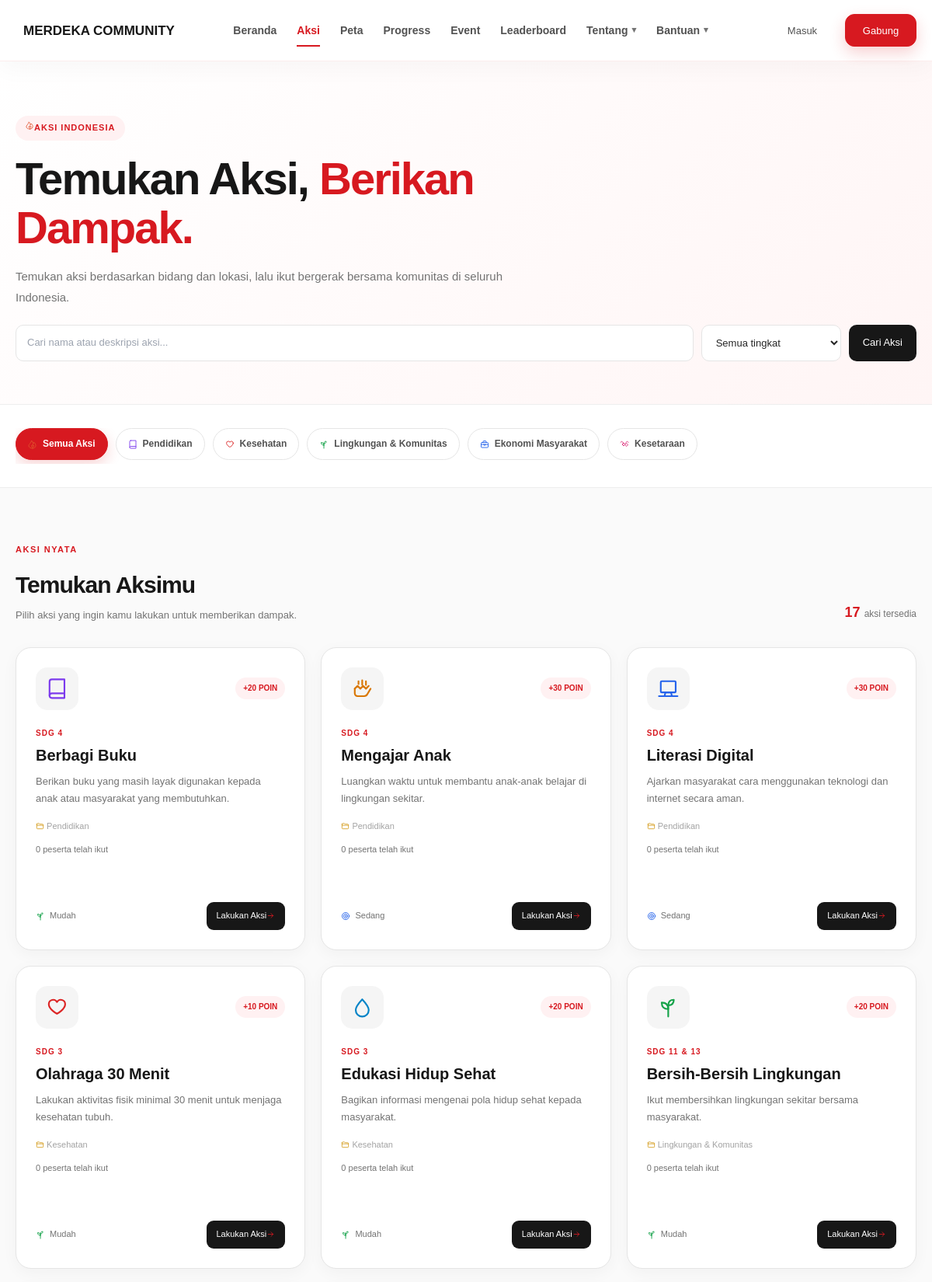
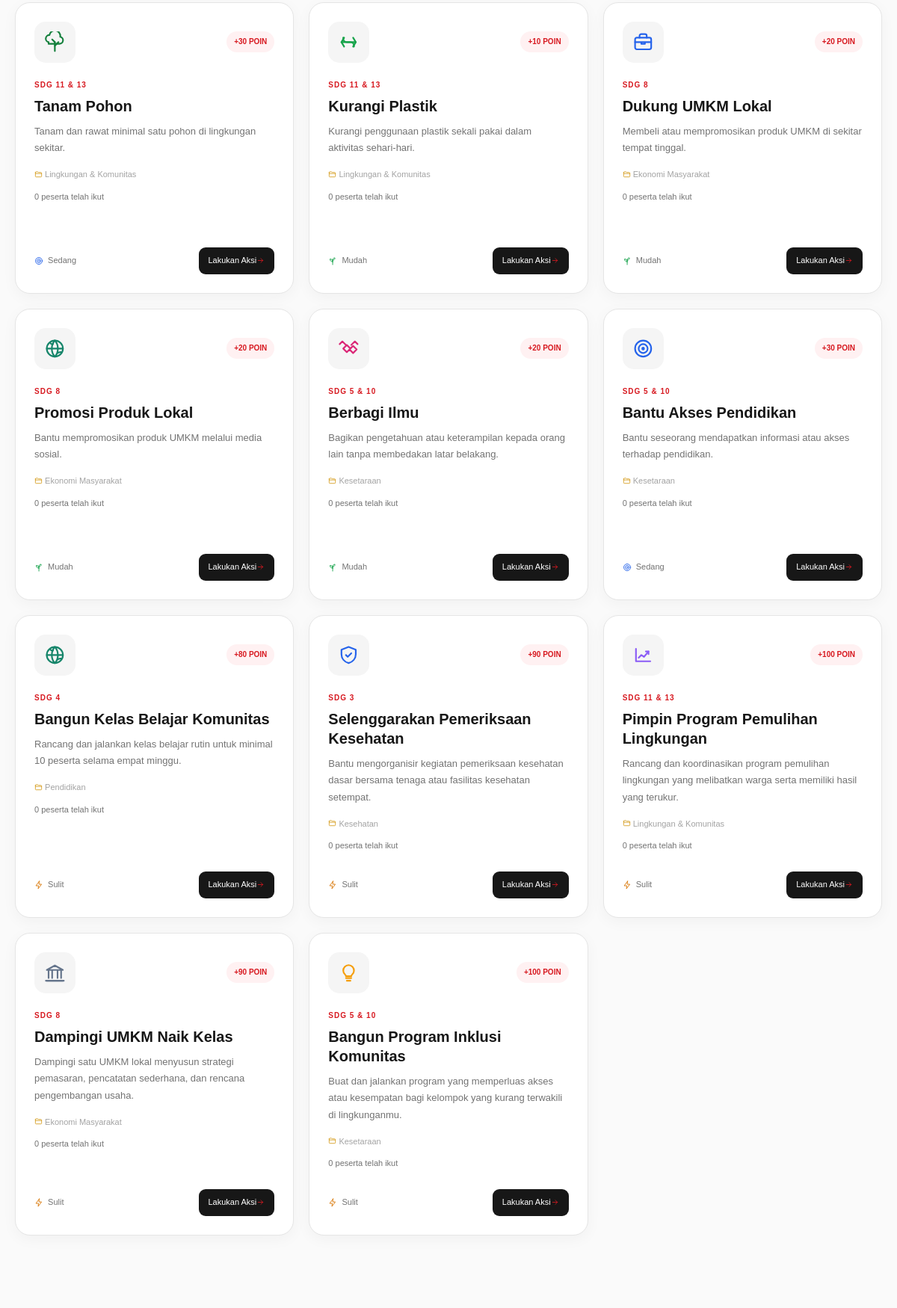
/pages/aksi.php (upper part), run on the app's committed database (2 pictures, top to bottom).
### tables this page shows
CREATE TABLE `kategori` (
  `id` int NOT NULL,
  `nama_kategori` varchar(100) NOT NULL,
  `icon` varchar(50) DEFAULT NULL,
  `warna` varchar(20) DEFAULT NULL,
  `sdg` varchar(100) DEFAULT NULL,
  `deskripsi` text
);

CREATE TABLE `aksi` (
  `id` int NOT NULL,
  `kategori_id` int NOT NULL,
  `nama_aksi` varchar(150) NOT NULL,
  `deskripsi` text NOT NULL,
  `poin` int DEFAULT '10',
  `tingkat_kesulitan` enum('Mudah','Sedang','Sulit') DEFAULT 'Mudah',
  `created_at` timestamp NULL DEFAULT CURRENT_TIMESTAMP
);

### pages/aksi.php (the view, shortened to what this page needs)
<?php
require_once "../config/database.php";
$kategoriId = isset($_GET['kategori'])
    ? (int) $_GET['kategori']
    : 0;
$kataKunci = trim($_GET['q'] ?? '');
$queryKategori = mysqli_query(
    $conn,
    "SELECT * FROM kategori ORDER BY id ASC"
);
$kategoriDipilih = null;
$querySql = "SELECT
                aksi.*,
                kategori.nama_kategori,
                kategori.icon,
                kategori.sdg,
                (
                    SELECT COUNT(*)
                    FROM aksi_user
                    WHERE aksi_user.aksi_id = aksi.id
                    AND aksi_user.status = 'disetujui'
                ) AS total_peserta
             FROM aksi
             INNER JOIN kategori
                ON aksi.kategori_id = kategori.id";
$querySql .= ' ORDER BY aksi.id ASC';
$stmtAksi = mysqli_prepare($conn, $querySql);
mysqli_stmt_execute($stmtAksi);
$queryAksi = mysqli_stmt_get_result($stmtAksi);
$totalAksi = mysqli_num_rows($queryAksi);
?>
<!DOCTYPE html>
<html lang="id">
<head>
    <link
        rel="stylesheet"
        href="../assets/css/style.css"
    >
    <link rel="stylesheet" href="../assets/css/pages.css">
</head>
<body class="aksi-page">
<?php $basePath = '../'; require __DIR__ . '/../includes/navbar.php'; ?>
<section class="aksi-hero">
    <div class="container">
        <div class="aksi-hero-content">
            <div class="aksi-badge">
            </div>
            <?php if ($kategoriDipilih): ?>
                <h1>
                    Aksi untuk
                    <span>
                        <?= htmlspecialchars(
                            $kategoriDipilih['nama_kategori']
                        ) ?>
                    </span>
                </h1>
                <p>
                    <?= htmlspecialchars(
                        $kategoriDipilih['deskripsi']
                    ) ?>
                    Pilih aksi yang dapat kamu lakukan
                    dan jadilah bagian dari perubahan
                    untuk Indonesia.
                </p>
            <?php else: ?>
                <h1>
                    Temukan Aksi,
                    <span>Berikan Dampak.</span>
                </h1>
                <p>
                    Temukan aksi berdasarkan bidang dan lokasi,
                    lalu ikut bergerak bersama komunitas di seluruh Indonesia.
                </p>
            <?php endif; ?>
        </div>
        <form method="get" class="aksi-search">
            <input
                type="search"
                name="q"
                value="<?= htmlspecialchars($kataKunci) ?>"
                placeholder="Cari nama atau deskripsi aksi..."
                aria-label="Cari aksi"
            >
            <select name="tingkat" aria-label="Filter tingkat kesulitan">
                <option value="">Semua tingkat</option>
            </select>
            <button type="submit">Cari Aksi</button>
        </form>
    </div>
</section>
<section class="kategori-filter">
    <div class="container">
        <div class="kategori-filter-list">
            <a
                href="aksi.php"
                class="kategori-filter-item
                <?= $kategoriId === 0
                    ? 'active'
                    : '' ?>"
            >
            </a>
            <?php
            mysqli_data_seek(
                $queryKategori,
                0
            );
            ?>
            <?php while (
                $kategori = mysqli_fetch_assoc(
                    $queryKategori
                )
            ): ?>
                <a
                    href="aksi.php?kategori=<?= $kategori['id'] ?>"
                    class="kategori-filter-item
                    <?= $kategoriId === (int) $kategori['id']
                        ? 'active'
                        : '' ?>"
                >
                    <?= htmlspecialchars(
                        $kategori['nama_kategori']
                    ) ?>
                </a>
            <?php endwhile; ?>
        </div>
    </div>
</section>
<section class="aksi-list-section">
    <div class="container">
        <div class="aksi-list-header">
            <div>
                <span class="section-label">
                    AKSI NYATA
                </span>
                <h2>
                    Temukan Aksimu
                </h2>
                <p>
                    Pilih aksi yang ingin kamu lakukan
                    untuk memberikan dampak.
                </p>
            </div>
            <div class="aksi-count">
                <strong>
                    <?= $totalAksi ?>
                </strong>
                aksi tersedia
            </div>
        </div>
        <?php if ($totalAksi > 0): ?>
            <div class="aksi-grid">
                <?php while (
                    $aksi = mysqli_fetch_assoc(
                        $queryAksi
                    )
                ): ?>
                    <article class="aksi-card">
                        <div class="aksi-card-top">
                            <div class="aksi-icon">
                            </div>
                            <div class="aksi-poin">
                                +<?= $aksi['poin'] ?>
                                POIN
                            </div>
                        </div>
                        <span class="aksi-sdg">
                            <?= htmlspecialchars(
                                $aksi['sdg']
                            ) ?>
                        </span>
                        <h3>
                            <?= htmlspecialchars(
                                $aksi['nama_aksi']
                            ) ?>
                        </h3>
                        <p class="aksi-card-description">
                            <?= htmlspecialchars(
                                $aksi['deskripsi']
                            ) ?>
                        </p>
                        <div class="aksi-category">
                            <?= htmlspecialchars(
                                $aksi['nama_kategori']
                            ) ?>
                        </div>
                        <div class="aksi-participants">
                            <?= number_format((int) $aksi['total_peserta'], 0, ',', '.') ?> peserta telah ikut
                        </div>
                        <div class="aksi-footer">
                            <div class="aksi-difficulty">
                                <?php
                                $difficultyClass =
                                    strtolower(
                                        $aksi[
                                            'tingkat_kesulitan'
                                        ]
                                    );
                                $difficultyIcon = match (
                                    $difficultyClass
                                ) {
                                    'mudah' => '🌱',
                                    'sedang' => '🎯',
                                    'sulit' => '⚡',
                                    default => '✦'
                                };
                                ?>
                                <span
                                    class="aksi-difficulty-dot
                                    <?= $difficultyClass ?>"
                                    aria-hidden="true"
                                ><?= $difficultyIcon ?></span>
                                <?= htmlspecialchars(
                                    $aksi[
                                        'tingkat_kesulitan'
                                    ]
                                ) ?>
                            </div>
                            <a
                            href="<?= isset($_SESSION['user_id'])
                                ? '../lakukan-aksi.php?aksi=' . $aksi['id']
                                : '../login.php?aksi=' . $aksi['id'] ?>"
                            class="aksi-button"
                        >
                            Lakukan Aksi →
                        </a>
                        </div>
                    </article>
                <?php endwhile; ?>
            </div>
        <?php endif; ?>
    </div>
</section>
<?php if (false): ?>
<footer class="footer">
    <div class="container footer-container">
        <div class="footer-brand">
            <div class="logo">
                <span class="logo-icon">
                    🇮🇩
                </span>
                Aksi Untuk Negeri
            </div>
            <p>
                Platform kampanye sosial untuk
                mengubah semangat kemerdekaan
                menjadi aksi nyata.
            </p>
        </div>
        <div class="footer-links">
            <h4>
                Jelajahi
            </h4>
            <a href="../index.php#aksi">
                Pilih Aksi
            </a>
            <a href="../index.php#progress">
                Progress
            </a>
            <a href="../index.php#tantangan">
                17 Hari
            </a>
            <a href="about.php">
                Tentang
            </a>
            <a href="faq.php">
                FAQ
            </a>
            <a href="contact.php">
                Kontak
            </a>
        </div>
        <div class="footer-links">
            <h4>
                Bergabung
            </h4>
            <a href="../login.php">
                Masuk
            </a>
            <a href="../register.php">
                Daftar
            </a>
        </div>
    </div>
    <div class="footer-bottom">
        <div class="container">
            <p>
                © <?= date('Y') ?>
                Aksi Untuk Negeri.
                Dibuat untuk Indonesia 🇮🇩
            </p>
        </div>
    </div>
</footer>
<?php endif; require __DIR__ . '/../includes/footer.php'; ?>
</body>
</html>

### assets/css/style.css (style rules this page uses)
* { margin: 0; padding: 0; box-sizing: border-box; }
html { scroll-behavior: smooth; }
body { font-family: var(--font-body); background: radial-gradient( circle at top, rgba(215, 25, 32, 0.06), transparent 24% ), linear-gradient(180deg, #f9f9f9 0%, #f5f5f5 100%); color: #171717; line-height: 1.6; }
a { text-decoration: none; color: inherit; }
button, input, textarea, select { font-family: inherit; }
input::placeholder, textarea::placeholder { color: #9ca3af; }
:root { --font-body: Arial, Helvetica, sans-serif; --red: #d71920; --red-dark: #b51218; --red-light: #fff1f2; --white: #ffffff; --black: #171717; --gray-900: #262626; --gray-700: #525252; --gray-500: #737373; --gray-300: #d4d4d4; --gray-200: #e5e5e5; --gray-100: #f5f5f5; --green: #16a34a; --yellow: #eab308; --blue: #2563eb; --purple: #9333ea; --shadow-sm: 0 4px 15px rgba(0, 0, 0, 0.05); --shadow-md: 0 10px 30px rgba(0, 0, 0, 0.08); --shadow-lg: 0 20px 50px rgba(0, 0, 0, 0.12); --radius-sm: 10px; --radius-md: 18px; --radius-lg: 28px; --container: 1180px; }
.container { width: min( var(--container), calc(100% - 40px) ); margin: 0 auto; }
.section-label { display: inline-block; margin-bottom: 12px; color: var(--red); font-size: 11px; font-weight: 900; letter-spacing: 1.5px; }
.btn, button, .aksi-button, .social-btn, .verify-btn, .auth-button { font-family: var(--font-body); font-weight: 400 !important; letter-spacing: normal; }

### data on the page
kategori: nama_kategori "Pendidikan"
kategori: nama_kategori "Kesehatan"
kategori: nama_kategori "Lingkungan & Komunitas"
kategori: nama_kategori "Ekonomi Masyarakat"
kategori: nama_kategori "Kesetaraan"
aksi: poin "20", kategori.sdg "SDG 4", nama_aksi "Berbagi Buku", deskripsi "Berikan buku yang masih layak digunakan kepada anak atau masyarakat yang membutuhkan.", kategori.nama_kategori "Pendidikan", total_peserta "0", tingkat_kesulitan "Mudah"
aksi: poin "30", kategori.sdg "SDG 4", nama_aksi "Mengajar Anak", deskripsi "Luangkan waktu untuk membantu anak-anak belajar di lingkungan sekitar.", kategori.nama_kategori "Pendidikan", total_peserta "0", tingkat_kesulitan "Sedang"
aksi: poin "30", kategori.sdg "SDG 4", nama_aksi "Literasi Digital", deskripsi "Ajarkan masyarakat cara menggunakan teknologi dan internet secara aman.", kategori.nama_kategori "Pendidikan", total_peserta "0", tingkat_kesulitan "Sedang"
aksi: poin "10", kategori.sdg "SDG 3", nama_aksi "Olahraga 30 Menit", deskripsi "Lakukan aktivitas fisik minimal 30 menit untuk menjaga kesehatan tubuh.", kategori.nama_kategori "Kesehatan", total_peserta "0", tingkat_kesulitan "Mudah"
aksi: poin "20", kategori.sdg "SDG 3", nama_aksi "Edukasi Hidup Sehat", deskripsi "Bagikan informasi mengenai pola hidup sehat kepada masyarakat.", kategori.nama_kategori "Kesehatan", total_peserta "0", tingkat_kesulitan "Mudah"
aksi: poin "20", kategori.sdg "SDG 11 & 13", nama_aksi "Bersih-Bersih Lingkungan", deskripsi "Ikut membersihkan lingkungan sekitar bersama masyarakat.", kategori.nama_kategori "Lingkungan & Komunitas", total_peserta "0", tingkat_kesulitan "Mudah"
aksi: poin "30", kategori.sdg "SDG 11 & 13", nama_aksi "Tanam Pohon", deskripsi "Tanam dan rawat minimal satu pohon di lingkungan sekitar.", kategori.nama_kategori "Lingkungan & Komunitas", total_peserta "0", tingkat_kesulitan "Sedang"
aksi: poin "10", kategori.sdg "SDG 11 & 13", nama_aksi "Kurangi Plastik", deskripsi "Kurangi penggunaan plastik sekali pakai dalam aktivitas sehari-hari.", kategori.nama_kategori "Lingkungan & Komunitas", total_peserta "0", tingkat_kesulitan "Mudah"
aksi: poin "20", kategori.sdg "SDG 8", nama_aksi "Dukung UMKM Lokal", deskripsi "Membeli atau mempromosikan produk UMKM di sekitar tempat tinggal.", kategori.nama_kategori "Ekonomi Masyarakat", total_peserta "0", tingkat_kesulitan "Mudah"
aksi: poin "20", kategori.sdg "SDG 8", nama_aksi "Promosi Produk Lokal", deskripsi "Bantu mempromosikan produk UMKM melalui media sosial.", kategori.nama_kategori "Ekonomi Masyarakat", total_peserta "0", tingkat_kesulitan "Mudah"
aksi: poin "20", kategori.sdg "SDG 5 & 10", nama_aksi "Berbagi Ilmu", deskripsi "Bagikan pengetahuan atau keterampilan kepada orang lain tanpa membedakan latar belakang.", kategori.nama_kategori "Kesetaraan", total_peserta "0", tingkat_kesulitan "Mudah"
aksi: poin "30", kategori.sdg "SDG 5 & 10", nama_aksi "Bantu Akses Pendidikan", deskripsi "Bantu seseorang mendapatkan informasi atau akses terhadap pendidikan.", kategori.nama_kategori "Kesetaraan", total_peserta "0", tingkat_kesulitan "Sedang"
aksi: poin "80", kategori.sdg "SDG 4", nama_aksi "Bangun Kelas Belajar Komunitas", deskripsi "Rancang dan jalankan kelas belajar rutin untuk minimal 10 peserta selama empat minggu.", kategori.nama_kategori "Pendidikan", total_peserta "0", tingkat_kesulitan "Sulit"
aksi: poin "90", kategori.sdg "SDG 3", nama_aksi "Selenggarakan Pemeriksaan Kesehatan", deskripsi "Bantu mengorganisir kegiatan pemeriksaan kesehatan dasar bersama tenaga atau fasilitas kesehatan setempat.", kategori.nama_kategori "Kesehatan", total_peserta "0", tingkat_kesulitan "Sulit"
aksi: poin "100", kategori.sdg "SDG 11 & 13", nama_aksi "Pimpin Program Pemulihan Lingkungan", deskripsi "Rancang dan koordinasikan program pemulihan lingkungan yang melibatkan warga serta memiliki hasil yang terukur.", kategori.nama_kategori "Lingkungan & Komunitas", total_peserta "0", tingkat_kesulitan "Sulit"
aksi: poin "90", kategori.sdg "SDG 8", nama_aksi "Dampingi UMKM Naik Kelas", deskripsi "Dampingi satu UMKM lokal menyusun strategi pemasaran, pencatatan sederhana, dan rencana pengembangan usaha.", kategori.nama_kategori "Ekonomi Masyarakat", total_peserta "0", tingkat_kesulitan "Sulit"
aksi: poin "100", kategori.sdg "SDG 5 & 10", nama_aksi "Bangun Program Inklusi Komunitas", deskripsi "Buat dan jalankan program yang memperluas akses atau kesempatan bagi kelompok yang kurang terwakili di lingkunganmu.", kategori.nama_kategori "Kesetaraan", total_peserta "0", tingkat_kesulitan "Sulit"

### other printed values
$totalAksi "17"
